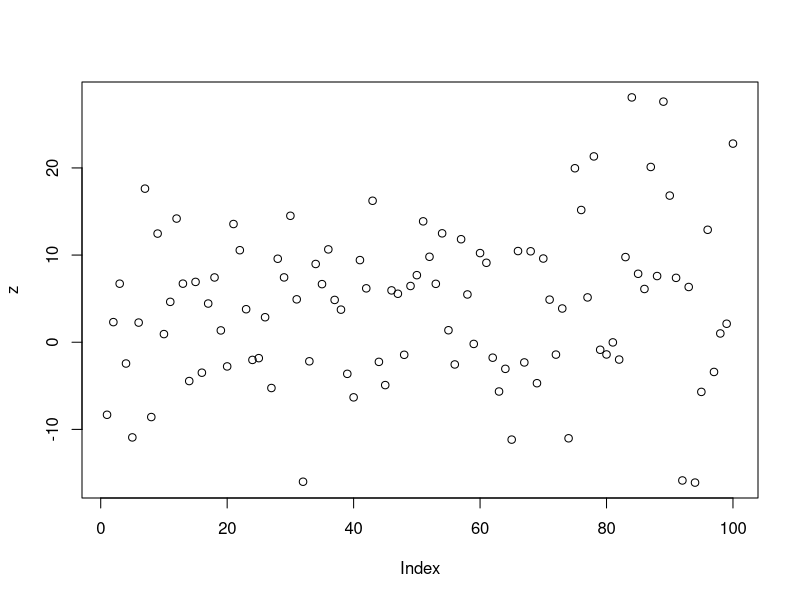
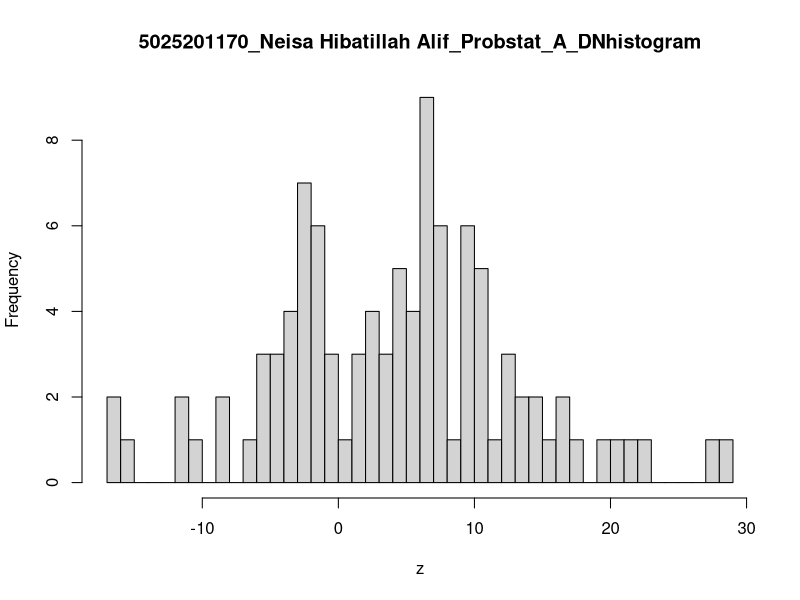

Write the R code that produced these figures, in order.
# a
n = 100
mean = 5
sd = 8

z <- rnorm(n, mean, sd)
z

plot(z)

# b
hist(z, breaks = 50, 
     main = "5025201170_Neisa Hibatillah Alif_Probstat_A_DNhistogram")

# c
variance <- sd^2
variance
